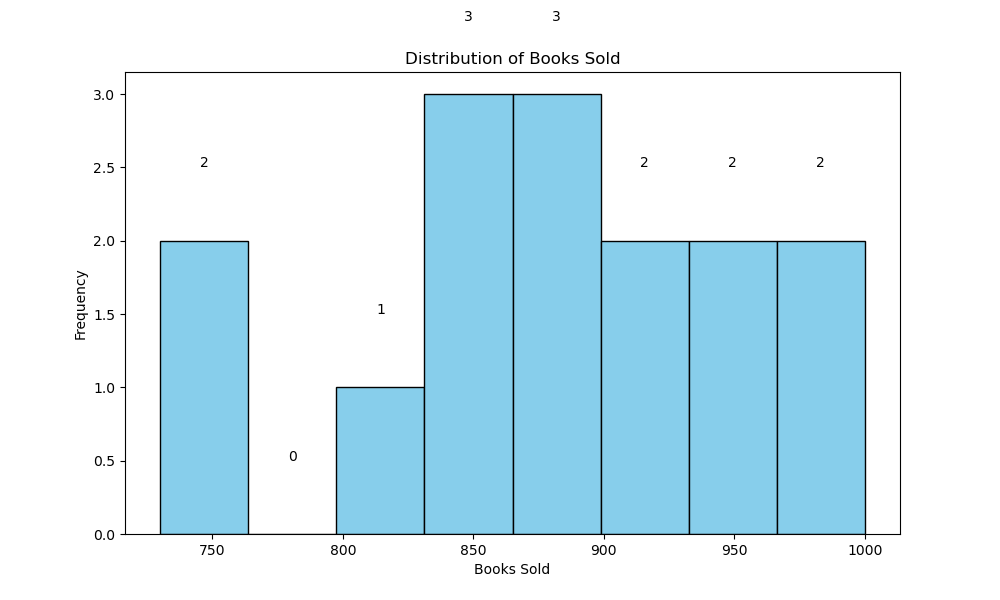

The script that drew this image:

import matplotlib.pyplot as plt

# Provided data
data = [
    {'Month': 'January', 'Books Sold': 850},
    {'Month': 'February', 'Books Sold': 760},
    {'Month': 'March', 'Books Sold': 940},
    {'Month': 'April', 'Books Sold': 860},
    {'Month': 'May', 'Books Sold': 880},
    {'Month': 'June', 'Books Sold': 910},
    {'Month': 'July', 'Books Sold': 890},
    {'Month': 'August', 'Books Sold': 930},
    {'Month': 'September', 'Books Sold': 845},
    {'Month': 'October', 'Books Sold': 810},
    {'Month': 'November', 'Books Sold': 970},
    {'Month': 'December', 'Books Sold': 1000},
    {'Month': 'January', 'Books Sold': 870},
    {'Month': 'February', 'Books Sold': 730},
    {'Month': 'March', 'Books Sold': 950},
]

# Extracting 'Books Sold' into a list for plotting
books_sold = [entry['Books Sold'] for entry in data]

# Creating a histogram
plt.figure(figsize=(10, 6)) # Set the size of the figure
n, bins, patches = plt.hist(books_sold, bins=8, color='skyblue', edgecolor='black')

# Adding some aesthetics
plt.title('Distribution of Books Sold') # Title of the histogram
plt.xlabel('Books Sold') # X-axis label
plt.ylabel('Frequency') # Y-axis label

# Adding value labels on top of each bin
for i in range(len(patches)):
    plt.text(patches[i].xy[0] + patches[i]._width / 2, 
             patches[i]._height + 0.5, 
             str(int(patches[i]._height)),
             ha='center')

# Showing the plot
plt.show()
